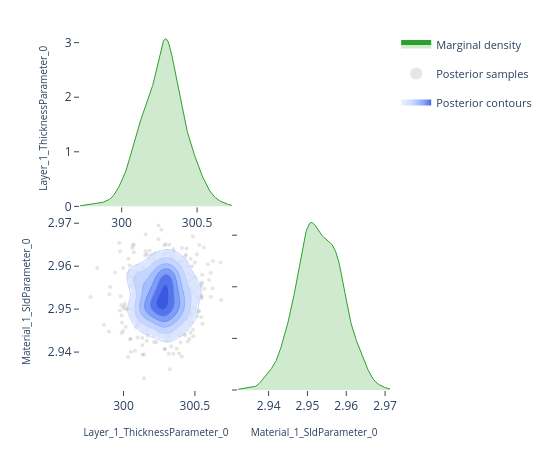

This figure's notebook cell:
### Code cell
# ---- Pairwise focus: thickness vs SLD ---------------------------------------
# A 2-parameter corner plot zooms in on the joint posterior for a specific
# pair.  This is the same view the EasyReflectometryApp's "2D Heatmap"
# sub-tab uses to inspect parameter degeneracies.


params_of_interest = ['Layer_1_ThicknessParameter_0', 'Material_1_SldParameter_0']
idx = [posterior.param_names.index(p) for p in params_of_interest]
subset_draws = np.asarray(posterior.draws)[:, idx]

fig = plot_corner(subset_draws, params_of_interest)
fig.show()

### Figure 1 — Plotly figure (JSON) as saved in the notebook; plotly's stock layout.template omitted (floating-point values rounded to 4 significant figures; data arrays with more than 128 entries replaced by an {"elided": "..."} marker saying what was removed)
{"data": [{"fill": "tozeroy", "fillcolor": "rgba(44, 160, 44, 0.22)", "hoverinfo": "skip", "legendgroup": "marginal", "line": {"color": "rgb(44, 160, 44)", "width": 1}, "mode": "lines", "name": "Marginal density", "showlegend": true, "type": "scatter", "x": {"elided": "256 float values"}, "xaxis": "x", "y": {"elided": "256 float values"}, "yaxis": "y"}, {"hoverinfo": "skip", "legendgroup": "scatter", "marker": {"color": "rgba(140, 140, 140, 0.22)", "size": 4}, "mode": "markers", "name": "Posterior samples", "showlegend": true, "type": "scatter", "x": {"elided": "560 float values"}, "xaxis": "x3", "y": {"elided": "560 float values"}, "yaxis": "y3", "zorder": 0}, {"colorscale": [[0.0, "rgba(224, 233, 255, 0.62)"], [0.35, "rgba(183, 203, 255, 0.70)"], [0.6, "rgba(138, 169, 252, 0.78)"], [0.82, "rgba(96, 131, 242, 0.84)"], [1.0, "rgba(58, 86, 224, 0.90)"]], "connectgaps": false, "contours": {"coloring": "fill", "end": 177.1, "showlabels": false, "showlines": false, "size": 27.97, "start": 37.29}, "hoverinfo": "skip", "legendgroup": "contour", "name": "Posterior contours", "showlegend": true, "showscale": false, "type": "contour", "x": [299.7, 299.7, 299.7, 299.8, 299.8, 299.8, 299.8, 299.8, 299.8, 299.8, 299.9, 299.9, 299.9, 299.9, 299.9, 299.9, 299.9, 299.9, 300.0, 300.0, 300.0, 300.0, 300.0, 300.0, 300.0, 300.0, 300.1, 300.1, 300.1, 300.1, 300.1, 300.1, 300.1, 300.1, 300.2, 300.2, 300.2, 300.2, 300.2, 300.2, 300.2, 300.2, 300.3, 300.3, 300.3, 300.3, 300.3, 300.3, 300.3, 300.3, 300.4, 300.4, 300.4, 300.4, 300.4, 300.4, 300.4, 300.5, 300.5, 300.5, 300.5, 300.5, 300.5, 300.5, 300.5, 300.6, 300.6, 300.6, 300.6, 300.6, 300.6, 300.6, 300.6, 300.7, 300.7, 300.7, 300.7, 300.7, 300.7, 300.7], "xaxis": "x3", "y": [2.932, 2.933, 2.933, 2.934, 2.934, 2.935, 2.935, 2.936, 2.936, 2.937, 2.937, 2.938, 2.938, 2.939, 2.939, 2.94, 2.94, 2.941, 2.941, 2.942, 2.942, 2.943, 2.943, 2.944, 2.944, 2.945, 2.945, 2.946, 2.946, 2.947, 2.947, 2.947, 2.948, 2.948, 2.949, 2.949, 2.95, 2.95, 2.951, 2.951, 2.952, 2.952, 2.953, 2.953, 2.954, 2.954, 2.955, 2.955, 2.956, 2.956, 2.957, 2.957, 2.958, 2.958, 2.959, 2.959, 2.96, 2.96, 2.961, 2.961, 2.962, 2.962, 2.963, 2.963, 2.964, 2.964, 2.965, 2.965, 2.966, 2.966, 2.967, 2.967, 2.968, 2.968, 2.969, 2.969, 2.97, 2.97, 2.971, 2.971], "yaxis": "y3", "z": {"elided": "80x80 float values"}, "zmax": 177.1, "zmin": 37.29, "zorder": 1}, {"colorscale": [[0.0, "rgba(183, 203, 255, 0.94)"], [0.35, "rgba(183, 203, 255, 0.94)"], [0.35, "rgba(138, 169, 252, 0.95)"], [0.6, "rgba(138, 169, 252, 0.95)"], [0.6, "rgba(96, 131, 242, 0.96)"], [0.82, "rgba(96, 131, 242, 0.96)"], [0.82, "rgba(58, 86, 224, 0.98)"], [1.0, "rgba(58, 86, 224, 0.98)"]], "contours": {"coloring": "lines", "end": 177.1, "showlabels": false, "size": 27.97, "start": 37.29}, "hoverinfo": "skip", "legendgroup": "contour", "line": {"width": 0.9}, "showlegend": false, "showscale": false, "type": "contour", "x": [299.7, 299.7, 299.7, 299.8, 299.8, 299.8, 299.8, 299.8, 299.8, 299.8, 299.9, 299.9, 299.9, 299.9, 299.9, 299.9, 299.9, 299.9, 300.0, 300.0, 300.0, 300.0, 300.0, 300.0, 300.0, 300.0, 300.1, 300.1, 300.1, 300.1, 300.1, 300.1, 300.1, 300.1, 300.2, 300.2, 300.2, 300.2, 300.2, 300.2, 300.2, 300.2, 300.3, 300.3, 300.3, 300.3, 300.3, 300.3, 300.3, 300.3, 300.4, 300.4, 300.4, 300.4, 300.4, 300.4, 300.4, 300.5, 300.5, 300.5, 300.5, 300.5, 300.5, 300.5, 300.5, 300.6, 300.6, 300.6, 300.6, 300.6, 300.6, 300.6, 300.6, 300.7, 300.7, 300.7, 300.7, 300.7, 300.7, 300.7], "xaxis": "x3", "y": [2.932, 2.933, 2.933, 2.934, 2.934, 2.935, 2.935, 2.936, 2.936, 2.937, 2.937, 2.938, 2.938, 2.939, 2.939, 2.94, 2.94, 2.941, 2.941, 2.942, 2.942, 2.943, 2.943, 2.944, 2.944, 2.945, 2.945, 2.946, 2.946, 2.947, 2.947, 2.947, 2.948, 2.948, 2.949, 2.949, 2.95, 2.95, 2.951, 2.951, 2.952, 2.952, 2.953, 2.953, 2.954, 2.954, 2.955, 2.955, 2.956, 2.956, 2.957, 2.957, 2.958, 2.958, 2.959, 2.959, 2.96, 2.96, 2.961, 2.961, 2.962, 2.962, 2.963, 2.963, 2.964, 2.964, 2.965, 2.965, 2.966, 2.966, 2.967, 2.967, 2.968, 2.968, 2.969, 2.969, 2.97, 2.97, 2.971, 2.971], "yaxis": "y3", "z": {"elided": "80x80 float values"}, "zmax": 177.1, "zmin": 37.29, "zorder": 2}, {"fill": "tozeroy", "fillcolor": "rgba(44, 160, 44, 0.22)", "hoverinfo": "skip", "legendgroup": "marginal", "line": {"color": "rgb(44, 160, 44)", "width": 1}, "mode": "lines", "name": "Marginal density", "showlegend": false, "type": "scatter", "x": {"elided": "256 float values"}, "xaxis": "x4", "y": {"elided": "256 float values"}, "yaxis": "y4"}], "layout": {"height": 450, "legend": {"font": {"size": 11}, "itemsizing": "constant", "orientation": "v", "x": 1.02, "xanchor": "left", "y": 1.0, "yanchor": "top"}, "margin": {"b": 60, "l": 80, "r": 160, "t": 30}, "plot_bgcolor": "white", "showlegend": true, "width": 550, "xaxis": {"anchor": "y", "domain": [0.0, 0.49], "showgrid": false, "ticks": "outside", "zeroline": false}, "xaxis2": {"anchor": "y2", "domain": [0.51, 1.0], "showgrid": false, "ticks": "outside", "visible": false, "zeroline": false}, "xaxis3": {"anchor": "y3", "domain": [0.0, 0.49], "showgrid": false, "ticks": "outside", "title": {"font": {"size": 10}, "text": "Layer_1_ThicknessParameter_0"}, "zeroline": false}, "xaxis4": {"anchor": "y4", "domain": [0.51, 1.0], "showgrid": false, "ticks": "outside", "title": {"font": {"size": 10}, "text": "Material_1_SldParameter_0"}, "zeroline": false}, "yaxis": {"anchor": "x", "domain": [0.51, 1.0], "showgrid": false, "ticks": "outside", "title": {"font": {"size": 10}, "text": "Layer_1_ThicknessParameter_0"}, "zeroline": false}, "yaxis2": {"anchor": "x2", "domain": [0.51, 1.0], "showgrid": false, "ticks": "outside", "visible": false, "zeroline": false}, "yaxis3": {"anchor": "x3", "domain": [0.0, 0.49], "showgrid": false, "ticks": "outside", "title": {"font": {"size": 10}, "text": "Material_1_SldParameter_0"}, "zeroline": false}, "yaxis4": {"anchor": "x4", "domain": [0.0, 0.49], "showgrid": false, "showticklabels": false, "ticks": "outside", "zeroline": false}}}
